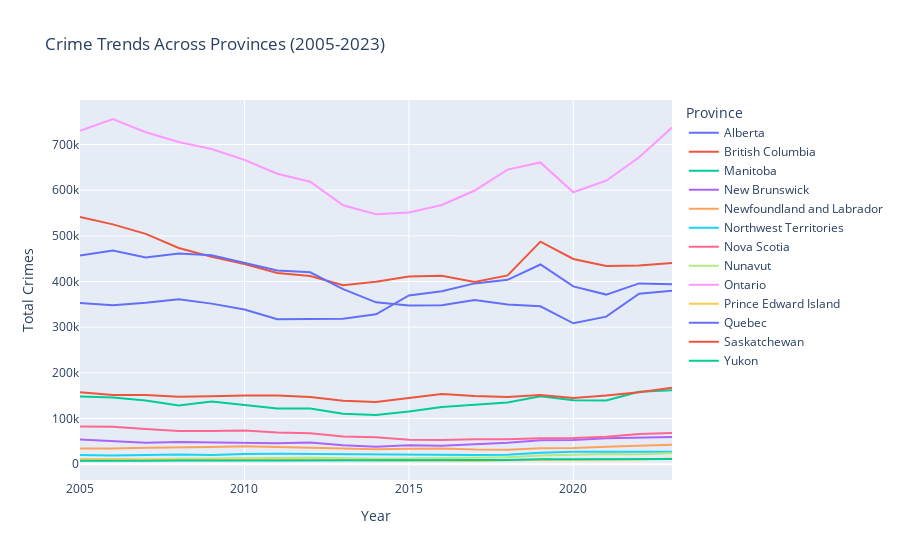

Notebook code for this chart:
### Markdown cell above
#### Visualization 3 - Line Chart: Crime Trends Over Time (2005-2023)

### Code cell
#Grouping by Year and Province, and summing the crimes for each combination
CrimeTrends = FilteredCrimeDataProvincial.groupby(['Year', 'Province'], as_index=False)['VALUE'].sum()

#Creating a line chart to visualize crime trends over the years for each province
fig = px.line(CrimeTrends, 
              x="Year", 
              y="VALUE", 
              color="Province",
              title="Crime Trends Across Provinces (2005-2023)",
              labels={"VALUE": "Total Crimes", "Year": "Year", "Province": "Province"})

fig.show()

### Figure 1 — Plotly figure (JSON) as saved in the notebook; plotly's stock layout.template omitted (floating-point values rounded to 4 significant figures)
{"data": [{"hovertemplate": "Province=Alberta<br>Year=%{x}<br>Total Crimes=%{y}<extra></extra>", "legendgroup": "Alberta", "line": {"color": "#636efa", "dash": "solid"}, "marker": {"symbol": "circle"}, "mode": "lines", "name": "Alberta", "orientation": "v", "showlegend": true, "type": "scatter", "x": [2005, 2006, 2007, 2008, 2009, 2010, 2011, 2012, 2013, 2014, 2015, 2016, 2017, 2018, 2019, 2020, 2021, 2022, 2023], "xaxis": "x", "y": [353060, 348036, 353358, 361213, 351582, 338660, 317298, 318356, 318310, 328090, 369546, 378735, 395914, 403702, 437332, 389278, 371371, 395839, 393768], "yaxis": "y"}, {"hovertemplate": "Province=British Columbia<br>Year=%{x}<br>Total Crimes=%{y}<extra></extra>", "legendgroup": "British Columbia", "line": {"color": "#EF553B", "dash": "solid"}, "marker": {"symbol": "circle"}, "mode": "lines", "name": "British Columbia", "orientation": "v", "showlegend": true, "type": "scatter", "x": [2005, 2006, 2007, 2008, 2009, 2010, 2011, 2012, 2013, 2014, 2015, 2016, 2017, 2018, 2019, 2020, 2021, 2022, 2023], "xaxis": "x", "y": [541573, 525127, 504306, 473466, 454075, 438298, 418763, 411975, 391767, 399707, 411156, 412478, 398788, 413412, 487404, 449341, 433994, 435267, 440758], "yaxis": "y"}, {"hovertemplate": "Province=Manitoba<br>Year=%{x}<br>Total Crimes=%{y}<extra></extra>", "legendgroup": "Manitoba", "line": {"color": "#00cc96", "dash": "solid"}, "marker": {"symbol": "circle"}, "mode": "lines", "name": "Manitoba", "orientation": "v", "showlegend": true, "type": "scatter", "x": [2005, 2006, 2007, 2008, 2009, 2010, 2011, 2012, 2013, 2014, 2015, 2016, 2017, 2018, 2019, 2020, 2021, 2022, 2023], "xaxis": "x", "y": [148186, 145847, 139145, 128193, 137283, 130027, 121719, 121815, 110361, 107589, 115343, 124946, 130250, 135260, 148783, 140059, 139205, 158342, 161770], "yaxis": "y"}, {"hovertemplate": "Province=New Brunswick<br>Year=%{x}<br>Total Crimes=%{y}<extra></extra>", "legendgroup": "New Brunswick", "line": {"color": "#ab63fa", "dash": "solid"}, "marker": {"symbol": "circle"}, "mode": "lines", "name": "New Brunswick", "orientation": "v", "showlegend": true, "type": "scatter", "x": [2005, 2006, 2007, 2008, 2009, 2010, 2011, 2012, 2013, 2014, 2015, 2016, 2017, 2018, 2019, 2020, 2021, 2022, 2023], "xaxis": "x", "y": [53781, 49970, 47018, 48594, 47975, 47735, 45809, 47498, 41384, 38280, 41575, 40276, 44106, 46647, 52457, 53094, 56940, 57617, 59703], "yaxis": "y"}, {"hovertemplate": "Province=Newfoundland and Labrador<br>Year=%{x}<br>Total Crimes=%{y}<extra></extra>", "legendgroup": "Newfoundland and Labrador", "line": {"color": "#FFA15A", "dash": "solid"}, "marker": {"symbol": "circle"}, "mode": "lines", "name": "Newfoundland and Labrador", "orientation": "v", "showlegend": true, "type": "scatter", "x": [2005, 2006, 2007, 2008, 2009, 2010, 2011, 2012, 2013, 2014, 2015, 2016, 2017, 2018, 2019, 2020, 2021, 2022, 2023], "xaxis": "x", "y": [34504, 34009, 35711, 36175, 37531, 39330, 37465, 36024, 35217, 32842, 33645, 34416, 31917, 31752, 35003, 35290, 38075, 39579, 42347], "yaxis": "y"}, {"hovertemplate": "Province=Northwest Territories<br>Year=%{x}<br>Total Crimes=%{y}<extra></extra>", "legendgroup": "Northwest Territories", "line": {"color": "#19d3f3", "dash": "solid"}, "marker": {"symbol": "circle"}, "mode": "lines", "name": "Northwest Territories", "orientation": "v", "showlegend": true, "type": "scatter", "x": [2005, 2006, 2007, 2008, 2009, 2010, 2011, 2012, 2013, 2014, 2015, 2016, 2017, 2018, 2019, 2020, 2021, 2022, 2023], "xaxis": "x", "y": [20169, 18877, 20252, 20963, 19973, 22325, 22751, 22367, 21252, 20476, 20893, 19342, 19993, 20449, 24977, 27318, 26753, 26493, 27064], "yaxis": "y"}, {"hovertemplate": "Province=Nova Scotia<br>Year=%{x}<br>Total Crimes=%{y}<extra></extra>", "legendgroup": "Nova Scotia", "line": {"color": "#FF6692", "dash": "solid"}, "marker": {"symbol": "circle"}, "mode": "lines", "name": "Nova Scotia", "orientation": "v", "showlegend": true, "type": "scatter", "x": [2005, 2006, 2007, 2008, 2009, 2010, 2011, 2012, 2013, 2014, 2015, 2016, 2017, 2018, 2019, 2020, 2021, 2022, 2023], "xaxis": "x", "y": [82494, 82046, 76904, 72608, 72705, 73827, 69357, 67485, 60490, 58688, 53637, 52700, 54459, 54492, 56956, 57484, 60082, 66025, 68112], "yaxis": "y"}, {"hovertemplate": "Province=Nunavut<br>Year=%{x}<br>Total Crimes=%{y}<extra></extra>", "legendgroup": "Nunavut", "line": {"color": "#B6E880", "dash": "solid"}, "marker": {"symbol": "circle"}, "mode": "lines", "name": "Nunavut", "orientation": "v", "showlegend": true, "type": "scatter", "x": [2005, 2006, 2007, 2008, 2009, 2010, 2011, 2012, 2013, 2014, 2015, 2016, 2017, 2018, 2019, 2020, 2021, 2022, 2023], "xaxis": "x", "y": [11100, 10180, 9999, 11770, 12830, 13683, 13488, 14079, 12271, 11768, 12582, 13287, 13859, 15293, 18982, 21122, 22023, 21476, 23816], "yaxis": "y"}, {"hovertemplate": "Province=Ontario<br>Year=%{x}<br>Total Crimes=%{y}<extra></extra>", "legendgroup": "Ontario", "line": {"color": "#FF97FF", "dash": "solid"}, "marker": {"symbol": "circle"}, "mode": "lines", "name": "Ontario", "orientation": "v", "showlegend": true, "type": "scatter", "x": [2005, 2006, 2007, 2008, 2009, 2010, 2011, 2012, 2013, 2014, 2015, 2016, 2017, 2018, 2019, 2020, 2021, 2022, 2023], "xaxis": "x", "y": [729941, 756006, 726995, 705715, 690180, 666393, 636172, 618486, 566931, 547570, 551243, 567627, 599314, 645201, 660927, 595546, 620881, 672285, 737246], "yaxis": "y"}, {"hovertemplate": "Province=Prince Edward Island<br>Year=%{x}<br>Total Crimes=%{y}<extra></extra>", "legendgroup": "Prince Edward Island", "line": {"color": "#FECB52", "dash": "solid"}, "marker": {"symbol": "circle"}, "mode": "lines", "name": "Prince Edward Island", "orientation": "v", "showlegend": true, "type": "scatter", "x": [2005, 2006, 2007, 2008, 2009, 2010, 2011, 2012, 2013, 2014, 2015, 2016, 2017, 2018, 2019, 2020, 2021, 2022, 2023], "xaxis": "x", "y": [11476, 10358, 9383, 9622, 9979, 10117, 10500, 10678, 9498, 7739, 6866, 7367, 7089, 8271, 9875, 8896, 8767, 9909, 12100], "yaxis": "y"}, {"hovertemplate": "Province=Quebec<br>Year=%{x}<br>Total Crimes=%{y}<extra></extra>", "legendgroup": "Quebec", "line": {"color": "#636efa", "dash": "solid"}, "marker": {"symbol": "circle"}, "mode": "lines", "name": "Quebec", "orientation": "v", "showlegend": true, "type": "scatter", "x": [2005, 2006, 2007, 2008, 2009, 2010, 2011, 2012, 2013, 2014, 2015, 2016, 2017, 2018, 2019, 2020, 2021, 2022, 2023], "xaxis": "x", "y": [457162, 468037, 452899, 461175, 457412, 440303, 424040, 420295, 383203, 354417, 347653, 348199, 359450, 349920, 345655, 308445, 323152, 373112, 379668], "yaxis": "y"}, {"hovertemplate": "Province=Saskatchewan<br>Year=%{x}<br>Total Crimes=%{y}<extra></extra>", "legendgroup": "Saskatchewan", "line": {"color": "#EF553B", "dash": "solid"}, "marker": {"symbol": "circle"}, "mode": "lines", "name": "Saskatchewan", "orientation": "v", "showlegend": true, "type": "scatter", "x": [2005, 2006, 2007, 2008, 2009, 2010, 2011, 2012, 2013, 2014, 2015, 2016, 2017, 2018, 2019, 2020, 2021, 2022, 2023], "xaxis": "x", "y": [157644, 151456, 151275, 147534, 148574, 150451, 150574, 147209, 138600, 136028, 144820, 153479, 149351, 147141, 151199, 144650, 150602, 157270, 167250], "yaxis": "y"}, {"hovertemplate": "Province=Yukon<br>Year=%{x}<br>Total Crimes=%{y}<extra></extra>", "legendgroup": "Yukon", "line": {"color": "#00cc96", "dash": "solid"}, "marker": {"symbol": "circle"}, "mode": "lines", "name": "Yukon", "orientation": "v", "showlegend": true, "type": "scatter", "x": [2005, 2006, 2007, 2008, 2009, 2010, 2011, 2012, 2013, 2014, 2015, 2016, 2017, 2018, 2019, 2020, 2021, 2022, 2023], "xaxis": "x", "y": [7651, 6938, 7485, 8015, 8555, 7981, 7981, 8191, 9492, 9731, 9722, 9075, 8803, 8788, 10946, 10886, 10927, 10528, 11065], "yaxis": "y"}], "layout": {"legend": {"title": {"text": "Province"}, "tracegroupgap": 0}, "title": {"text": "Crime Trends Across Provinces (2005-2023)"}, "xaxis": {"anchor": "y", "domain": [0, 1], "title": {"text": "Year"}}, "yaxis": {"anchor": "x", "domain": [0, 1], "title": {"text": "Total Crimes"}}}}
